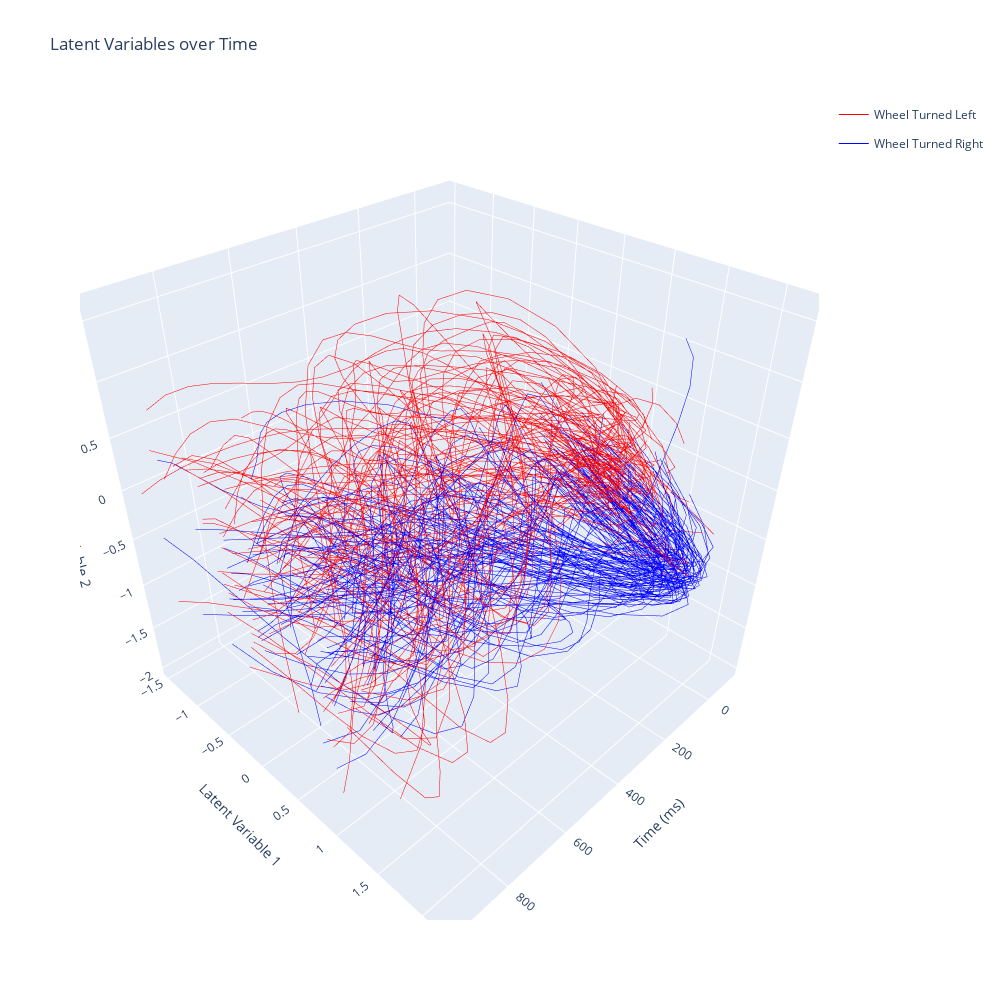

Notebook cell for this chart:
### Code cell
z_train = rearrange(session.z, '(trials time) lat -> trials time lat', time=training_trials[0]['spikes_df'].shape[1])

first = True
first2= True
time_sig = 4
X_class_train = []
y_class_train = []
time_bins = len(z_train[i][:, 0])

fig = go.Figure()
for i in range(len(z_train)):
    if ((training_trials[i]['choice']==1) & (training_trials[i]['feedbackType']==1)):
        if first:
            fig.add_trace(go.Scatter3d(x=np.arange(-450, 1000, 50), y=z_train[i][:, 0], z=z_train[i][:, 1],
                      mode='lines', line={'color':'blue', 'width':1}, legendgroup='right', name='Wheel Turned Right', showlegend=True))
            first = False
        else:
            fig.add_trace(go.Scatter3d(x=np.arange(-450, 1000, 50), y=z_train[i][:, 0], z=z_train[i][:, 1],
                        mode='lines', line={'color':'blue', 'width':1}, legendgroup='right', showlegend=False))
        # fig.add_scatter3d(x=[time_sig], y=z_train[i][time_sig:time_sig+1, 0], z=z_train[i][time_sig:time_sig+1, 1], mode='markers', marker={'color':'green', 'size':5})  # show point of significance
        X_class_train.append(z_train[i][time_sig]); y_class_train.append(0)
        
    elif ((training_trials[i]['choice']==-1) & (training_trials[i]['feedbackType']==1)):
        if first2:
            fig.add_trace(go.Scatter3d(x=np.arange(-450, 1000, 50), y=z_train[i][:, 0], z=z_train[i][:, 1],
                      mode='lines', line={'color':'red', 'width':1}, legendgroup='left', name='Wheel Turned Left', showlegend=True))
            first2 = False
        else:
            fig.add_trace(go.Scatter3d(x=np.arange(-450, 1000, 50), y=z_train[i][:, 0], z=z_train[i][:, 1],
                        mode='lines', line={'color':'red', 'width':1}, legendgroup='left', showlegend=False))
        # fig.add_scatter3d(x=[time_sig], y=z_train[i][time_sig:time_sig+1, 0], z=z_train[i][time_sig:time_sig+1, 1], mode='markers', marker={'color':'black', 'size':5})  # show point of significance
        X_class_train.append(z_train[i][time_sig]); y_class_train.append(1)
        
    elif ((training_trials[i]['choice']==1) & (training_trials[i]['feedbackType']==-1)):
        # if first:
        #     fig = px.line_3d(x=np.arange(-0.1, 1, 0.05), y=z_test[i][:, 0], z=z_test[i][:, 1], color=["green"]*time_bins, width=800, height=800)
        #     first = False
        # else:
        #     fig.add_scatter3d(x=np.arange(-0.1, 1, 0.05), y=z_test[i][:, 0], z=z_test[i][:, 1], mode='lines', line={'color':"green"}, opacity=0.5)
        X_class_train.append(z_train[i][time_sig]); y_class_train.append(2)
        
    elif ((training_trials[i]['choice']==-1) & (training_trials[i]['feedbackType']==-1)):
        # if first:
        #     fig = px.line_3d(x=np.arange(-0.1, 1, 0.05), y=z_test[i][:, 0], z=z_test[i][:, 1], color=["black"]*time_bins, width=800, height=800)
        #     first = False
        # else:
        #     fig.add_scatter3d(x=np.arange(-0.1, 1, 0.05), y=z_test[i][:, 0], z=z_test[i][:, 1], mode='lines', line={'color':"black"}, opacity=1)
        X_class_train.append(z_train[i][time_sig]); y_class_train.append(3)
        

X_class_test = []
y_class_test = []

# Plot testing trajectories
for i in range(len(z_test)):
    if ((testing_trials[i]['choice']==1) & (testing_trials[i]['feedbackType']==1)):
        # if first:
        #     fig = px.line_3d(x=np.arange(time_bins), y=z_test[i][:, 0], z=z_test[i][:, 1], color=["green"]*time_bins, width=800, height=800)
        #     first = False
        # else:
        #     fig.add_scatter3d(x=np.arange(time_bins), y=z_test[i][:, 0], z=z_test[i][:, 1], mode='lines', line={'color':"green"}, opacity=0.5)
        # fig.add_scatter3d(x=[time_sig], y=z_train[i][time_sig:time_sig+1, 0], z=z_train[i][time_sig:time_sig+1, 1], mode='markers', marker={'color':'green', 'size':5})  # show point of significance
        X_class_test.append(z_test[i][time_sig]); y_class_test.append(0)
        
    elif ((testing_trials[i]['choice']==-1) & (testing_trials[i]['feedbackType']==1)):
        # if first:
        #     fig = px.line_3d(x=np.arange(time_bins), y=z_test[i][:, 0], z=z_test[i][:, 1], color=["black"]*time_bins, width=800, height=800)
        #     first = False
        # else:
        #     fig.add_scatter3d(x=np.arange(time_bins), y=z_test[i][:, 0], z=z_test[i][:, 1], mode='lines', line={'color':"black"}, opacity=0.5)
        # fig.add_scatter3d(x=[time_sig], y=z_train[i][time_sig:time_sig+1, 0], z=z_train[i][time_sig:time_sig+1, 1], mode='markers', marker={'color':'black', 'size':5})  # show point of significance
        X_class_test.append(z_test[i][time_sig]); y_class_test.append(1)
        
    elif ((testing_trials[i]['choice']==1) & (testing_trials[i]['feedbackType']==-1)):
        X_class_test.append(z_test[i][time_sig]); y_class_test.append(2)
        
    elif ((testing_trials[i]['choice']==-1) & (testing_trials[i]['feedbackType']==-1)):
        X_class_test.append(z_test[i][time_sig]); y_class_test.append(3)

X_class_train = np.array(X_class_train)
y_class_train = np.array(y_class_train)
X_class_test = np.array(X_class_test)
y_class_test = np.array(y_class_test)

fig.update_layout(scene = dict(
                    xaxis_title='Time (ms)',
                    yaxis_title='Latent Variable 1',
                    zaxis_title='Latent Variable 2'),
                    width=1000, height=1000, title='Latent Variables over Time'
                    )
fig.show()
